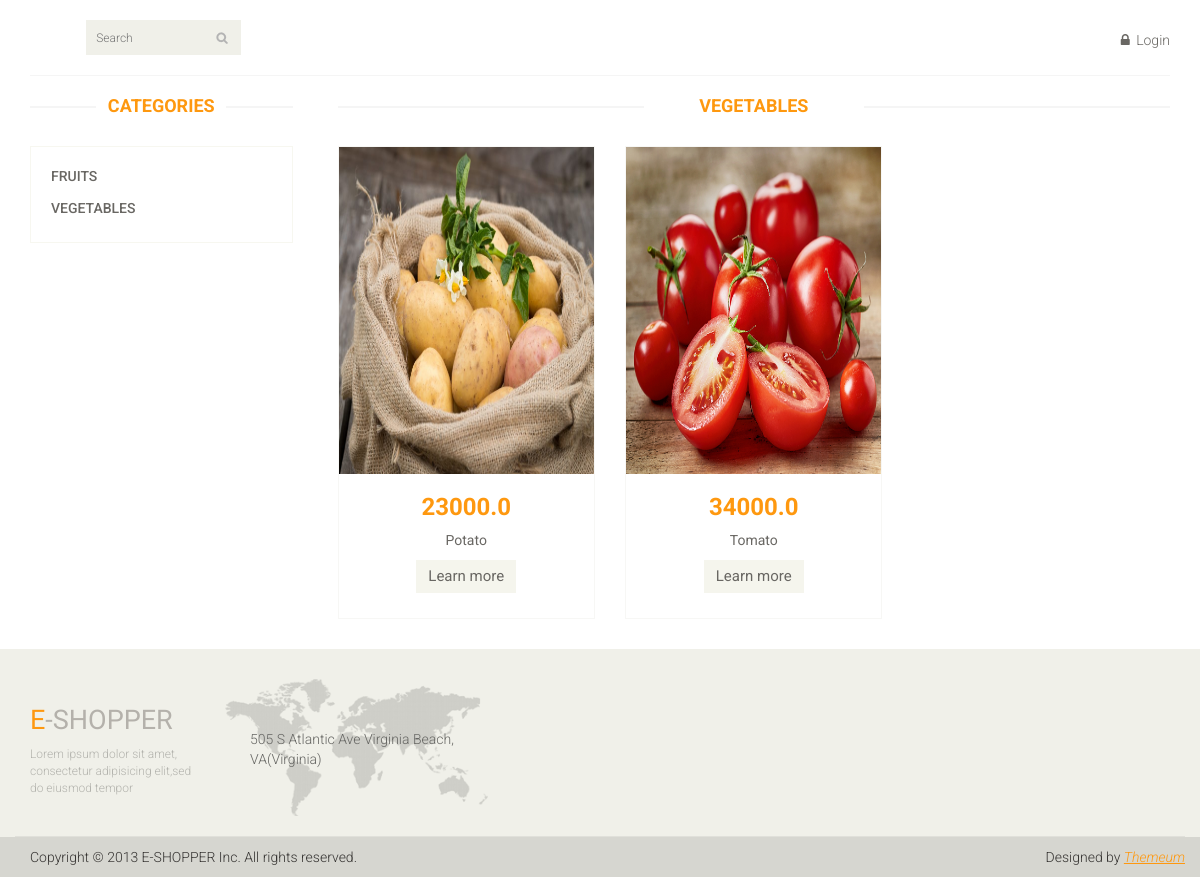
Screenshot of /category/Vegetables with the database file from the repository.
### main_page/models.py (models this page shows, shortened)
class Category(models.Model):
    category_name = models.CharField(max_length=35)
    add_date = models.DateTimeField(auto_now_add=True)
    def __str__(self):
        return self.category_name

class Product(models.Model):
    product_category = models.ForeignKey(Category, on_delete=models.CASCADE)
    product_name = models.CharField(max_length=110)
    product_price = models.FloatField()
    product_des = models.TextField()
    product_count = models.IntegerField()
    add_date = models.DateTimeField(auto_now_add=True)
    product_image = models.ImageField(upload_to='media', null=True, blank=True)

### main_page/views.py (the view)
# urls.py: path('category/<str:pk>', views.get_exact_category),
def get_exact_category(request, pk):
    all_categories = models.Category.objects.all()
    category_name = models.Category.objects.get(category_name=pk)
    category_products = models.Product.objects.filter(product_category=category_name)
    return render(request, 'category_products.html', {'products_in_category': category_products, 'category_name': category_name,
                                                      'categories': all_categories, 'products': category_products})

### main_page/templates/category_products.html
{% extends 'index.html' %}
{% block content %}
<section>
		<div class="container">
			<div class="row">
                <div class="col-sm-3">
					<div class="left-sidebar"><br>
						<h2>Categories</h2>
						<div class="panel-group category-products" id="accordian">
							{% for category in categories %}
							<div class="panel panel-default">
								<div class="panel-heading">
									<h4 class="panel-title"><a href="/category/{{ category.category_name }}">{{ category.category_name }}</a></h4>
								</div>
							</div>
							{% endfor %}
						</div>
					</div>
				</div>
				<div class="col-sm-9 padding-right">
					<div class="features_items"><br>
						<h2 class="title text-center">{{ products_in_category.0.product_category }}</h2>
                        {% for product in products %}
						<div class="col-sm-4">
							<div class="product-image-wrapper">
								<div class="single-products">
									<div class="productinfo text-center">
										<img src="/{{ product.product_image }}" alt="" />
										<h2>{{ product.product_price }}</h2>
										<p>{{ product.product_name }}</p>
										<a href="product/{{ product.product_name }}" class="btn btn-default add-to-cart">Learn more</a>
									</div>
								</div>
							</div>
						</div>
                    {% endfor %}
                    </div>
				</div>
			</div>
		</div>
	</section>
{% endblock content %}

### main_page/static/css/main.css (style rules this page uses)
body { font-family: 'Roboto', sans-serif; background:; position: relative; font-weight:400px; }
a { -webkit-transition: 300ms; -moz-transition: 300ms; -o-transition: 300ms; transition: 300ms; }
h1, h2, h3, h4, h5, h6 { font-family: 'Roboto', sans-serif; }
.category-products { border: 1px solid #F7F7F0; margin-bottom: 35px; padding-bottom: 20px; padding-top: 15px; }
.left-sidebar h2, .brands_products h2 { color: #FE980F; font-family: 'Roboto', sans-serif; font-size: 18px; font-weight: 700; margin: 0 auto 30px; text-align: center; text-transform: uppercase; position: relative; z-index:3; }
.left-sidebar h2:after, h2.title:after { content: " "; position: absolute; border: 1px solid #f5f5f5; bottom:8px; left: 0; width: 100%; height: 0; z-index: -2; }
.left-sidebar h2:before { content: " "; position: absolute; background: #fff; bottom: -6px; width: 130px; height: 30px; z-index: -1; left: 50%; margin-left: -65px; }
h2.title:before { content: " "; position: absolute; background: #fff; bottom: -6px; width: 220px; height: 30px; z-index: -1; left: 50%; margin-left: -110px; }
.category-products .panel { background-color: #FFFFFF; border: 0px; border-radius: 0px; box-shadow:none; margin-bottom: 0px; }
.category-products .panel-default .panel-heading { background-color: #FFFFFF; border: 0 none; color: #FFFFFF; padding: 5px 20px; }
.category-products .panel-default .panel-heading .panel-title a { color: #696763; font-family: 'Roboto', sans-serif; font-size: 14px; text-decoration: none; text-transform: uppercase; }
.padding-right { padding-right: 0; }
.features_items { overflow:hidden; }
h2.title { color: #FE980F; font-family: 'Roboto', sans-serif; font-size: 18px; font-weight: 700; margin: 0 15px; text-transform: uppercase; margin-bottom: 30px; position: relative; }
.product-image-wrapper { border:1px solid #F7F7F5; overflow: hidden; margin-bottom:30px; }
.single-products { position: relative; }
.productinfo h2 { color: #FE980F; font-family: 'Roboto', sans-serif; font-size: 24px; font-weight: 700; }
.productinfo p { font-family: 'Roboto', sans-serif; font-size: 14px; font-weight: 400; color: #696763; }
.productinfo img { width: 255.48px; height: 326.81px; }
.productinfo { position:relative; }
.add-to-cart { background:#F5F5ED; border: 0 none; border-radius: 0; color: #696763; font-family: 'Roboto', sans-serif; font-size: 15px; margin-bottom: 25px; }

### rows the page displays
Category: category_name "FRUITS"
Category: category_name "VEGETABLES"
Product: product_category.category_name "VEGETABLES", product_image (picture), product_price "23000.0", product_name "Potato"
Product: product_image (picture), product_price "34000.0", product_name "Tomato"
